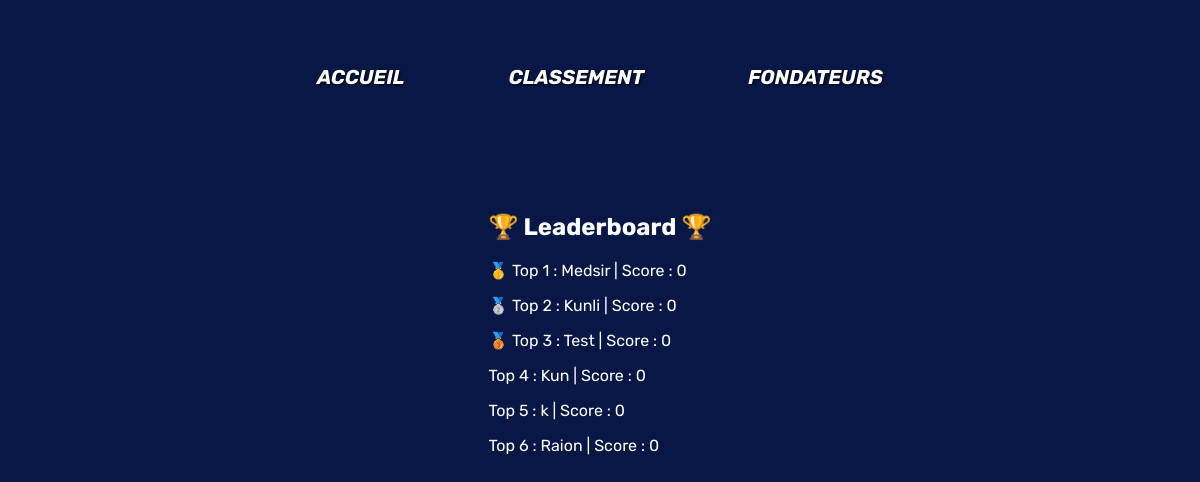
The app's page /leaderboard with its own data.
### tables this page shows
CREATE TABLE users (
    id INTEGER PRIMARY KEY AUTOINCREMENT,
    username TEXT NOT NULL,
    email TEXT NOT NULL,
    password TEXT NOT NULL,
    nb_parties INTEGER,
    nb_victoires_classique INTEGER,
    nb_victoires_tournois INTEGER,
    taux_victoire INTEGER,
    rang TEXT,
    score_total INTEGER,
    niveau INTEGER,
    avatar TEXT

);

CREATE TABLE leaderboard (
    id INT PRIMARY KEY,
    score TEXT NOT NULL,
    FOREIGN KEY (id) REFERENCES users(id)
    
);

### main.py (the view)
@app.route("/leaderboard")
def leaderboard():
    leaderboard_list = get_leaderboard()
    return render_template("./leaderboard.html", leaderboard=leaderboard_list, iter_liste=range(len(leaderboard_list)))

### kfonctions.py (called while the page is built)
def get_leaderboard()->list[tuple]:
    try:
        con = sqlite3.connect("./database/database.db")
        cur = con.cursor()
        sqlreq = f"SELECT score, username FROM leaderboard JOIN users ON users.id = leaderboard.id ORDER BY score DESC"
        res = cur.execute(sqlreq)
        reslist = res.fetchall()
        con.close()
        print("test", reslist)
        if(len(reslist) > 10):
            return reslist[0:9]
        else:
            return reslist
    except Exception as erreur:
        print("Erreur dans get_leaderboard() :", erreur)
        return []

### templates/leaderboard.html (shortened to what this page needs)
<!DOCTYPE html>
<html>
<head>
    <link rel="stylesheet" href="{{url_for('static', filename='leaderboard.css')}}">
</head>
<body class="leaderboard_body">
    <div class="haut_de_page">
        <div class="container_main">
            <div class="header">
                <a class="header_link" href="/">ACCUEIL</a>
                <a class="header_link" href="leaderboard">CLASSEMENT</a>
                <a class="header_link" href="/">FONDATEURS</a>
            </div>
            <div class="leaderboard_container">
                <div class="leaderboard">
                    <h2 class="leaderboard_title"> 🏆 Leaderboard 🏆 </h2>
                    {% for i in iter_liste %}
                        {% if i == 0 : %}
                        <p> 🥇 Top {{i+1}} : {{leaderboard[i][1]}} | Score : {{leaderboard[i][0]}}</p>
                        {% elif i == 1 %}
                        <p> 🥈 Top {{i+1}} : {{leaderboard[i][1]}} | Score : {{leaderboard[i][0]}}</p>
                        {% elif i == 2 %}
                        <p> 🥉 Top {{i+1}} : {{leaderboard[i][1]}} | Score : {{leaderboard[i][0]}}</p>
                        {% else %}
                        <p> Top {{i+1}} : {{leaderboard[i][1]}} | Score : {{leaderboard[i][0]}}</p>
                        {% endif %}
                    {% endfor %}
                </div>
            </div>
            </div>
</body>
</html>

### static/leaderboard.css (style rules this page uses)
body { background-color: rgb(9, 23, 71); }
html { scroll-behavior: smooth; }
.container_main { padding: 65px 80px 160px; background-size: cover; animation-timeline: scroll(); }
.header { font-family: 'Rubik', sans-serif; font-weight:bolder; font-style: italic; display: flex; justify-content: center; font-size: 20px; }
.header_link { color: white; text-decoration: none; margin-inline: 5%; text-shadow: 1px 1px 2px black; }
.leaderboard_container { margin: 10%; display: flex; justify-content: center; }
.leaderboard { color:white; font-family: 'Rubik', sans-serif;; }

### static/styles.css (style rules this page uses)
html { height: 100%; }
body { margin: 0px; height: 100%; }

### records on screen
users: username "Medsir"
leaderboard: score "0"
users: username "Kunli"
leaderboard: score "0"
users: username "Test"
leaderboard: score "0"
users: username "Kun"
leaderboard: score "0"
users: username "k"
leaderboard: score "0"
users: username "Raion"
leaderboard: score "0"

### other values on screen
{{ i+1 }} "1"
{{ i+1 }} "2"
{{ i+1 }} "3"
{{ i+1 }} "4" "5" "6"
